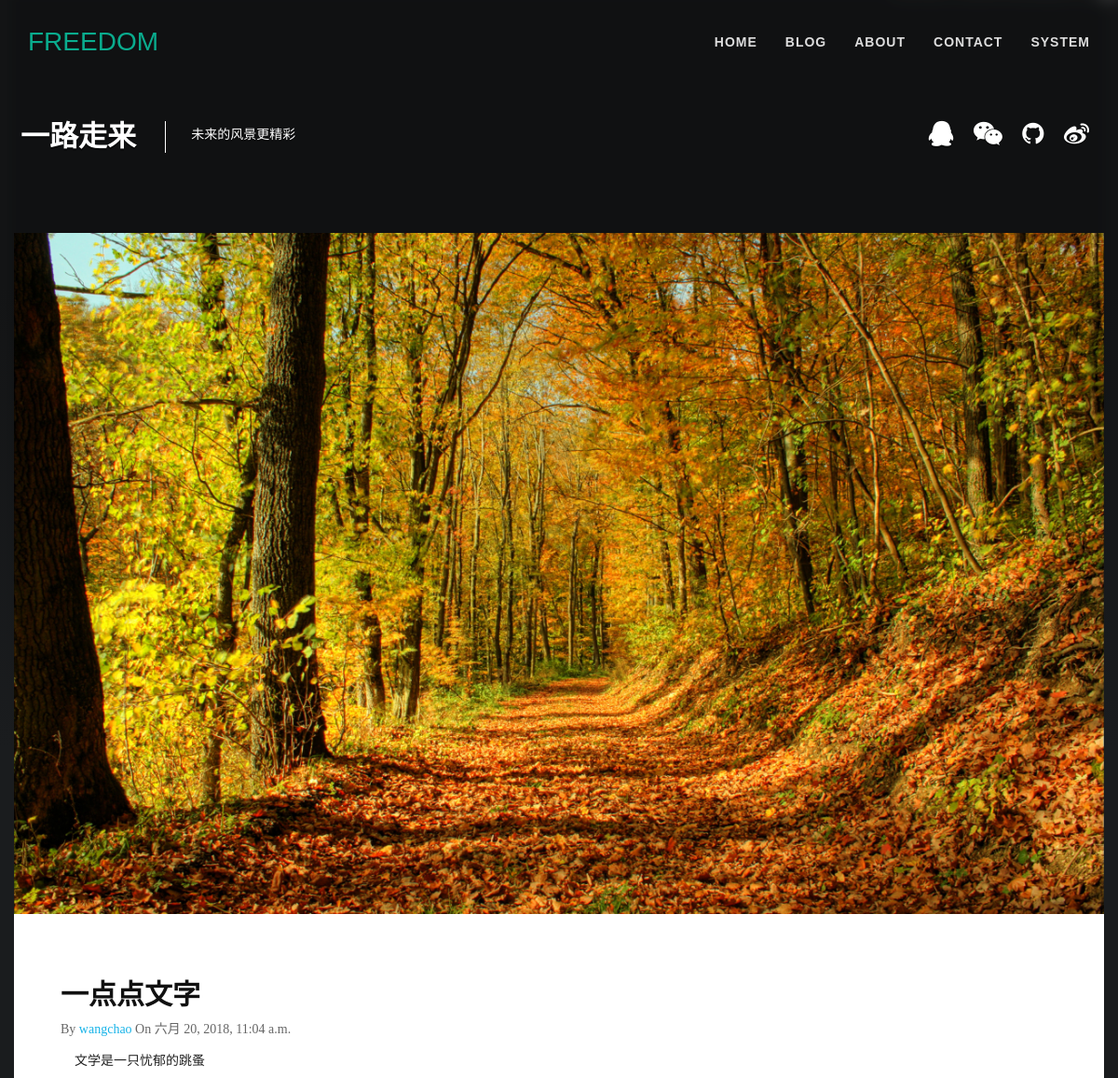
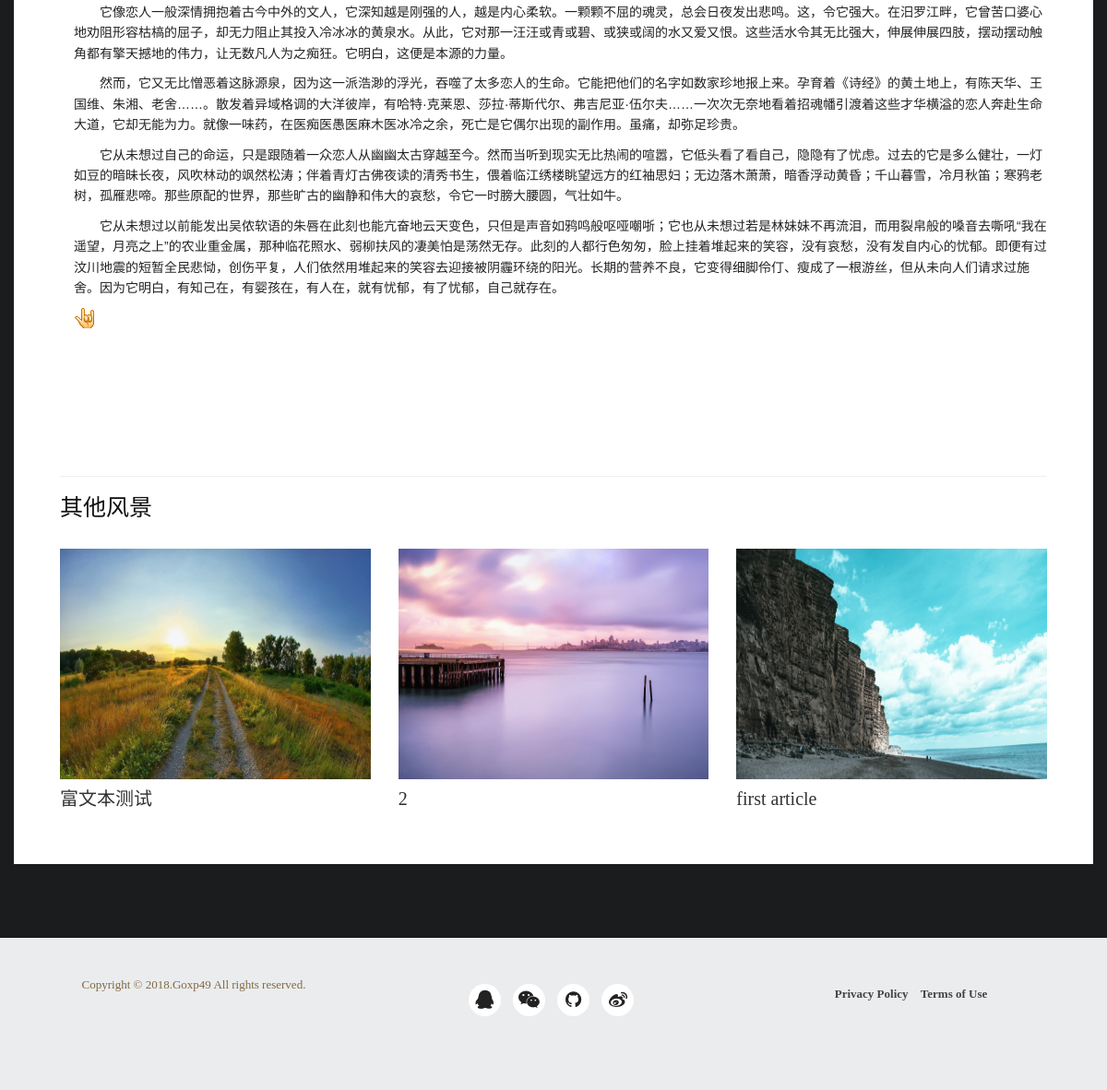
The page /about/ on the database its author committed (2 pictures, top to bottom).
### blog/models.py (models this page shows, shortened)
class Article(models.Model):
    article_title = models.CharField(max_length=50,unique=True,verbose_name='文章标题')
    article_describe = models.TextField(max_length=50,verbose_name='文章描述')
    article_content = models.TextField(max_length=5000,verbose_name='文章内容')
    article_cover = models.ImageField(upload_to='cover',verbose_name='文章封面')
    article_ip = models.GenericIPAddressField(verbose_name='发布者IP地址')
    article_author = models.ForeignKey(get_user_model(),null=True,on_delete=models.SET_NULL,verbose_name='文章作者')
    article_category = models.ForeignKey('Category',null=True,on_delete=models.SET_NULL,verbose_name='文章分类')
    article_date = models.DateTimeField('最后修改日期')
    article_hits = models.IntegerField('点击量')
    def was_modify_recently(self):
        now = timezone.now()
        return now - datetime.timedelta(days=1) <= self.article_date <= now
    was_modify_recently.admin_order_field = 'article_date'
    was_modify_recently.boolean = True
    was_modify_recently.short_description = 'Modify recently?'

### blog/views.py (the view)
# urls.py: path('about/', views.about, name='about'),
def about(request):
    article = {}
    article_db = get_object_or_404(Article,article_category__category_name = '博客简介')
    article['title'] = article_db.article_title
    article['cover'] = str(article_db.article_cover)
    article['content'] = article_db.article_content
    article['author'] = article_db.article_author
    article['date'] = article_db.article_date
    article['other1_cover'] = article['other2_cover'] = article['other3_cover'] ='cover/NoArticle.jpg'
    article['other1_title'] = article['other2_title'] = article['other3_title'] ='快让博主多写几篇文章吧~~'
    article['other1_id'] = article['other2_id'] = article['other3_id'] = article_db.id
    articles_number = 0
    for other_article in Article.objects.exclude(id = article_db.id).exclude(article_category__category_name = '博客简介').order_by('?')[:3]:
        articles_number += 1
        if (articles_number % 3) == 1:
            article['other1_title'] = other_article.article_title
            article['other1_cover'] = other_article.article_cover
            article['other1_id'] = other_article.id
        elif (articles_number % 3) == 2:
            article['other2_title'] = other_article.article_title
            article['other2_cover'] = other_article.article_cover
            article['other2_id'] = other_article.id
        elif (articles_number % 3) == 0:
            article['other3_title'] = other_article.article_title
            article['other3_cover'] = other_article.article_cover
            article['other3_id'] = other_article.id
    return render(request, 'blog/single.html',{'article': article})

### blog/templates/blog/single.html (shortened to what this page needs)
{% extends "blog/__base__.html" %}
{% load static %}
{% block body_class %}
 <body class="sub-page">
{% endblock %}
{% block carousel %}
	<div  class="site-gradients">
		<div class="site-gradients-media">
			<figure>
			</figure>
		</div>
	</div>
{% endblock %}
{% block page_content %}
    <div id="page-content" class="single-page">
        <div class="container">
            <div class="row">
                <div id="main-content">
                    <article>
                        <img src="{{ MEDIA_URL }}{{ article.cover }} " class="img-responsive center-block"/>
                        <div class="art-content">
                            <h1>{{ article.title }}</h1>
                            <div class="info">By <a href="#">{{ article.author }}</a> On {{ article.date }}</div>
                            {{ article.content|safe }}
                    </article>
                    <div class="widget wid-related">
                        <h5 class="page-header"></h5>
                        <div class="heading"><h4>其他风景</h4></div>
                        <div class="content">
                            <div class="row">
                                <div class="col-md-4">
                                    <div class="wrap-col">
                                        <a href="{% url 'blog:single' article.other1_id %}"><img src="{{ MEDIA_URL }}{{ article.other1_cover }}" class="other-article-img"/></a>
                                        <h4><a href="{% url 'blog:single' article.other1_id %}">{{ article.other1_title }}</a></h4>
                                    </div>
                                </div>
                                <div class="col-md-4">
                                    <div class="wrap-col">
                                        <a href="{% url 'blog:single' article.other2_id %}"><img src="{{ MEDIA_URL }}{{ article.other2_cover }}" class="other-article-img"/></a>
                                        <h4><a href="{% url 'blog:single' article.other2_id %}">{{ article.other2_title }} </a></h4>
                                    </div>
                                </div>
                                <div class="col-md-4">
                                    <div class="wrap-col">
                                        <a href="{% url 'blog:single' article.other3_id %}"><img src="{{ MEDIA_URL }}{{ article.other3_cover }}" class="other-article-img"/></a>
                                        <h4><a href="{% url 'blog:single' article.other3_id %}">{{ article.other3_title }} </a></h4>
                                    </div>
                                </div>
                            </div>
                        </div>
                    </div>
                </div>
            </div>
        </div>
    </div>
{% endblock %}

### blog/static/blog/css/style.css (style rules this page uses)
body { font-family: 'Merriweather', serif;color: #666;background: #1A1C1E;font-size: 14px;line-height: 1.6em;font-weight: 400;position: relative; }
html, body { width:100%; padding:0; margin:0; }
img { max-width:100%; height: auto;width: auto\9; }
figure { margin: 0; }
h1 { font-size: 38px; }
h4 { font-size: 28px; }
h5 { font-size: 24px; }
h1,h2,h3,h4,h5,h6 { font-weight: 600;color: #111; }
p { color:#816943; }
a { color: #333; -webkit-transition: all .2s ease-in-out; -moz-transition: all .2s ease-in-out; transition: all .2s ease-in-out; }
.post:after, .post:before, article:after, article:before, section:after, section:before { clear: both; content: '\0020'; display: block; visibility: hidden; width: 0; height: 0; }
#main-content { margin: 0 0 80px;background: #fff; }
article:after, article:before { clear: both; content: '\0020'; display: block; visibility: hidden; width: 0; height: 0; }
article .info { margin: 5px 0 10px 0; }
article .info a { color: #17B3E8;text-decoration: none; }
article h1 { font-size: 30px; }
article img { width:auto; }
article .art-content { padding: 50px; }
.widget { padding: 50px; }
.widget:after, .widget:before { clear: both; content: '\0020'; display: block; visibility: hidden; width: 0; height: 0; }
.widget .heading { margin: 20px 0; }
.widget .heading h4 { font-size: 25px; }
.widget .content { margin-top:30px; }
.wid-related h4 { font-weight: 500;font-size: 20px; }
.site-gradients figure:before { background-color: #000; }
.site-gradients-media:before { background: transparent; background: -webkit-linear-gradient( top, rgba(26,28,30, 0) 0%, #1a1c1e 100% ); background: linear-gradient( to bottom, rgba(26,28,30, 0) 0%, #1a1c1e 100% ); }
.site-gradients-media { position: absolute; width: 100%; max-width: 100%; max-height: 100%; left: 0; top: 0; overflow: hidden; z-index: -1; }
.site-gradients-media:before { content: ''; position: absolute; display: block; width: 100%; height: 62%; left: 0; bottom: 0; z-index: 1; }
.site-gradients figure { position: relative; z-index: 0; }
.site-gradients figure:before { content: ''; position: absolute; display: block; width: 100%; height: 100%; left: 0; top: 0; opacity: .4; z-index: 1; }
.other-article-img { height: 250px; }

### rows shown on the page
Article: title "一点点文字", date "六月 20, 2018, 11:04 a.m.", content "文学是一只忧郁的跳蚤 它像恋人一般深情拥抱着古今中外的文人，它深知越是刚强的人，越是内心柔软。一颗颗不屈的魂灵，总会日夜发出悲鸣。这，令它强大。在汨罗江畔，它曾苦口婆心地劝阻形容枯槁的屈子，却无力阻止其投入冷冰冰的黄泉水。从此，它对那一汪汪或青或碧、或狭或阔的水又爱又恨。这些活水令其无比强大，伸展伸展四肢，摆动摆动触角都有擎天撼地的伟力，让无数凡人为之痴狂。它明白，这便是本源的力量。 然而，它又无比憎恶着这脉源泉，因为这一派浩渺的浮光，吞噬了太多恋人的生命。它能把他们的名字如数家珍地报上来。孕育着《诗经》的黄土地上，有陈天华、王国维、朱湘、老舍……。散发着异域格调的大洋彼岸，有哈特·克莱恩、莎拉·蒂斯代尔、弗吉尼亚·伍尔夫……一次次无奈地看着招魂幡引渡着这些才华横溢的恋人奔赴生命大道，它却无能为力。就像一味药，在医痴医愚医麻木医冰冷之余，死亡是它偶尔出现的副作用。虽痛，却弥足珍贵。 它从未想过自己的命运，只是跟随着一众恋人从幽幽太古穿越至今。然而当听到现实无比热闹的喧嚣，它低头看了看自己，隐隐有了忧虑。过去的它是多么健壮，一灯如豆的暗昧长夜，风吹林动的飒然松涛；伴着青灯古佛夜读的清秀书生，偎着临江绣楼眺望远方的红袖思妇；无边落木萧萧，暗香浮动黄昏；千山暮雪，冷月秋笛；寒鸦老树，孤雁悲啼。那些原配的世界，那些旷古的幽静和伟大的哀愁，令它一时膀大腰圆，气壮如牛。…", content (picture)
Article: other1_cover (picture), other1_title "富文本测试"
Article: other2_cover (picture)
Article: other3_cover (picture), other3_title "first article"

### other values the page prints
{{ article.author }} "wangchao"
{{ article.other2_title }} "2"
